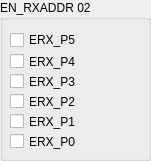
        <widget class="QGroupBox" name="groupBox_5">
         <property name="geometry">
          <rect>
           <x>0</x>
           <y>540</y>
           <width>151</width>
           <height>161</height>
          </rect>
         </property>
         <property name="title">
          <string>EN_RXADDR 02</string>
         </property>
         <widget class="QCheckBox" name="cbERX_P5">
          <property name="geometry">
           <rect>
            <x>10</x>
            <y>30</y>
            <width>111</width>
            <height>20</height>
           </rect>
          </property>
          <property name="toolTip">
           <string>02:5</string>
          </property>
          <property name="text">
           <string>ERX_P5</string>
          </property>
         </widget>
         <widget class="QCheckBox" name="cbERX_P4">
          <property name="geometry">
           <rect>
            <x>10</x>
            <y>50</y>
            <width>111</width>
            <height>23</height>
           </rect>
          </property>
          <property name="toolTip">
           <string>02:4</string>
          </property>
          <property name="text">
           <string>ERX_P4</string>
          </property>
         </widget>
         <widget class="QCheckBox" name="cbERX_P3">
          <property name="geometry">
           <rect>
            <x>10</x>
            <y>70</y>
            <width>111</width>
            <height>23</height>
           </rect>
          </property>
          <property name="toolTip">
           <string>02:3</string>
          </property>
          <property name="text">
           <string>ERX_P3</string>
          </property>
         </widget>
         <widget class="QCheckBox" name="cbERX_P2">
          <property name="geometry">
           <rect>
            <x>10</x>
            <y>90</y>
            <width>111</width>
            <height>23</height>
           </rect>
          </property>
          <property name="toolTip">
           <string>02:2</string>
          </property>
          <property name="text">
           <string>ERX_P2</string>
          </property>
         </widget>
         <widget class="QCheckBox" name="cbERX_P1">
          <property name="geometry">
           <rect>
            <x>10</x>
            <y>110</y>
            <width>111</width>
            <height>23</height>
           </rect>
          </property>
          <property name="toolTip">
           <string>02:1</string>
          </property>
          <property name="text">
           <string>ERX_P1</string>
          </property>
         </widget>
         <widget class="QCheckBox" name="cbERX_P0">
          <property name="geometry">
           <rect>
            <x>10</x>
            <y>130</y>
            <width>111</width>
            <height>23</height>
           </rect>
          </property>
          <property name="toolTip">
           <string>02:0</string>
          </property>
          <property name="text">
           <string>ERX_P0</string>
          </property>
         </widget>
        </widget>
